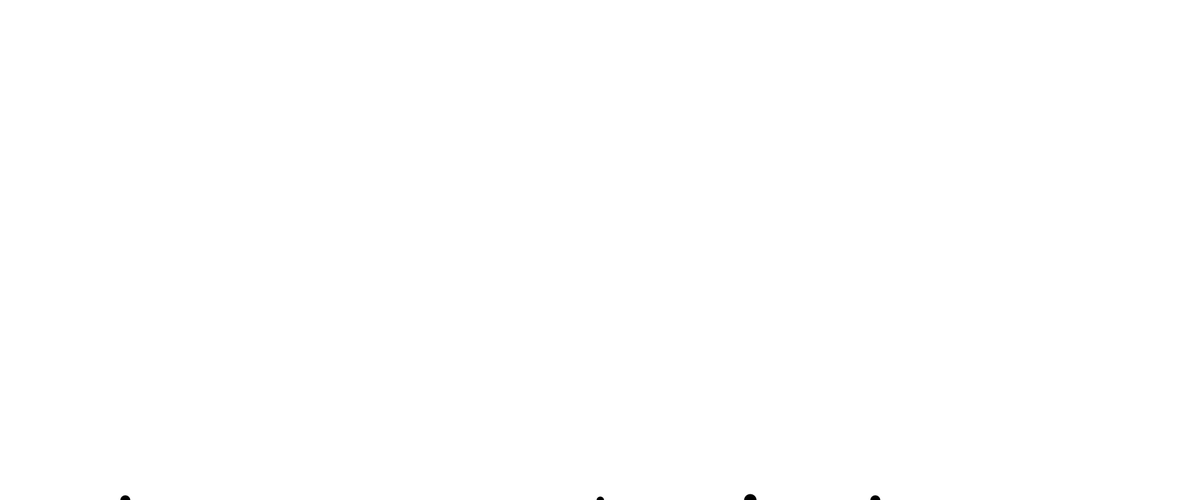
Frame 1 (no input)
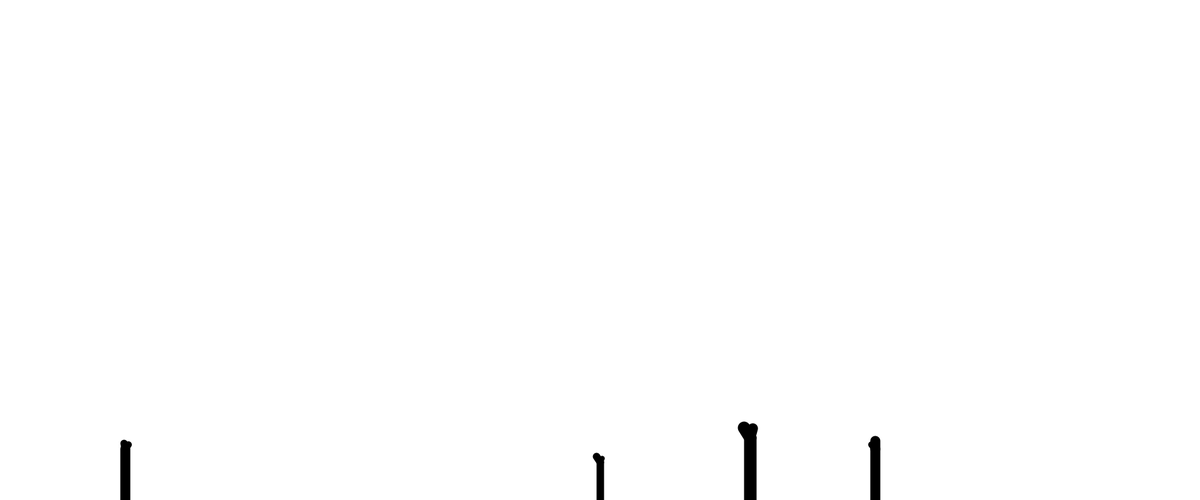
Frame 60 (the mouse pressed at the canvas centre just before this capture)
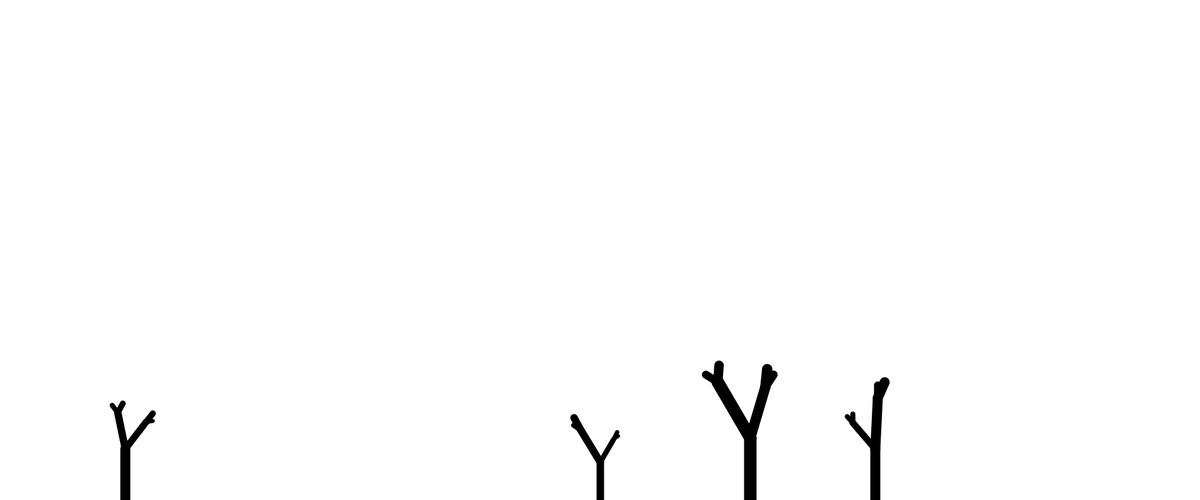
Frame 120 (the mouse held since frame 60 and released just before this capture)

The Processing sketch that drew these frames (run headless with seeded random() and noise(); from frame 60 on, the mouse is pressed at the canvas centre):

// Processing sketch: tree_life
// ── tree_life.pde
import java.util.*;
Random rand;
Tree test;
ArrayList<Tree> trees;
PVector g = new PVector(0,1);
void setup()
{
  size(1920,800);
  rand = new Random();
  //rand.setSeed()
  trees = new ArrayList<Tree>();
  trees.add(new Tree(new PVector(200,height),4));
  trees.add(new Tree(new PVector(width/2,height),3));
  trees.add(new Tree(new PVector(1200,height),5));
    trees.add(new Tree(new PVector(1400,height),4 ));

}

void draw()
{
  background(255);
  for (Tree tree:trees) tree.render();
}

// ── branch.pde
class Branch{
  static final float GROW_RATE = 0.02; // rate of grow
  /** VARS **/
  PVector start;
  PVector end;
  PVector step;
  float length;
  float rad;
  boolean is_growing = true;
  boolean splitting = false;
  boolean is_end = false;
  Leaf leaf;
  /** CONSTRUCTORS **/
  Branch(PVector _pos,float _length,float _rad)
  {
    setup(_pos,_length,_rad);
  }
  void setup(PVector _pos,float _length,float _rad)
  {
    start = _pos.copy();
    end = _pos.copy();
    length = _length;
    rad = _rad;
    step = PVector.fromAngle(rad).mult(-1*GROW_RATE*length);
    leaf = new Leaf(PVector.add(start,PVector.fromAngle(_rad).mult(-1*_length)),_length);
  }
  
  void render()
  {
    if (is_end) leaf.render();
    colorMode(RGB,255,255,255);
    stroke(0);
    strokeWeight(length*0.2);
    fill(0);
    line(start.x,start.y,end.x,end.y);
    if (is_growing) end = PVector.add(end,step); // grow
    else return;

    if (PVector.dist(start,end)>=length)
    {
      is_growing = false; // check grow stop
      splitting = true;
    }
  }
};

// ── leaf.pde
class Leaf{
  static final int ALPH=50;
  static final int MAX_LIFE = 200;
  static final int HALF_LIFE = MAX_LIFE/2;
  int[] c_green = {93,74,58};
  int[] c_yellow = {52,84,93};
  PVector pos;
  PVector vel;
  float size;
  float step;
  int life=MAX_LIFE;
  
  Leaf(PVector _pos, float _size)
  {
    pos = _pos;
    vel = new PVector(0,0);
    size = 0;
    step = _size/HALF_LIFE;
  }
  void render()
  {
    colorMode(HSB,360,100,100,100);
    noStroke();
    choose_color();
    ellipse(pos.x,pos.y,size,size);
    colorMode(RGB,255,255,255);
    update();
  }
  void choose_color()
  {
    if (life>HALF_LIFE) fill(c_green[0],c_green[1],c_green[2],ALPH);
    else if (life>0) fill(map(life,0,HALF_LIFE,c_yellow[0],c_green[0]),
                            map(life,0,HALF_LIFE,c_yellow[1],c_green[1]),
                            map(life,0,HALF_LIFE,c_yellow[2],c_green[2]),ALPH);
    else fill(c_yellow[0],c_yellow[1],c_yellow[2],ALPH);
    colorMode(RGB);
  }
  void update()
  {
    if (life>0) life=life-1;
    if (life>HALF_LIFE) size = size+step;
    if (life==0) vel.add(new PVector(0,0.1));
    pos.add(vel);
  }
};

// ── tree.pde
class Tree
{
  static final float LW_RATIO = 20;
  static final float ROOT_LEAF_RATIO = 0.85;
  float END_LENGTH;
  ArrayList<Branch> branches;
  PVector pos;
  float w; // width of the trunk
  float nrad1=0,nrad2=0;

  Tree(PVector _pos, float _w)
  {
    pos = _pos.copy();
    w = _w;
    branches = new ArrayList();
    branches.add(new Branch(pos,w*LW_RATIO,PI/2));
    END_LENGTH = w*4;
  }
  
  void render()
  {
    int size = branches.size();
    for (int i=0;i<size;i++)
    {
      Branch branch = branches.get(i);
      branch.render();
      if (branch.splitting)
      {
        branch.splitting = false;
        if (branch.length>END_LENGTH)split(branch);
        else
        {
          branch.is_end = true;
        }
      }
    }
  }
  
// split 1 or 2 new branches
  void split(final Branch root)
  {
      new_angle(root.rad);
      branches.add(new Branch(root.end,
      g_length(root.length,nrad1),nrad1));
      branches.add(new Branch(root.end,
      g_length(root.length,nrad2),nrad2));
  }
  
  float g_length(float base,float nrad)
  {
    float ref=map(abs(nrad-PI/2),PI,0,0.4*base,ROOT_LEAF_RATIO*base); //<>//
    float gauss = constrain((float)rand.nextGaussian()*0.3*base+ref,
    ref*0.9,min(base,ref*1.4));
    return gauss;
  }
  
  void new_angle(final float orad)
  {
     final float range = PI/4;
     nrad1 = orad+map(rand.nextFloat(),0,1,-range,0);
     nrad2 = orad+map(rand.nextFloat(),0,1,0,range);
  }
};
